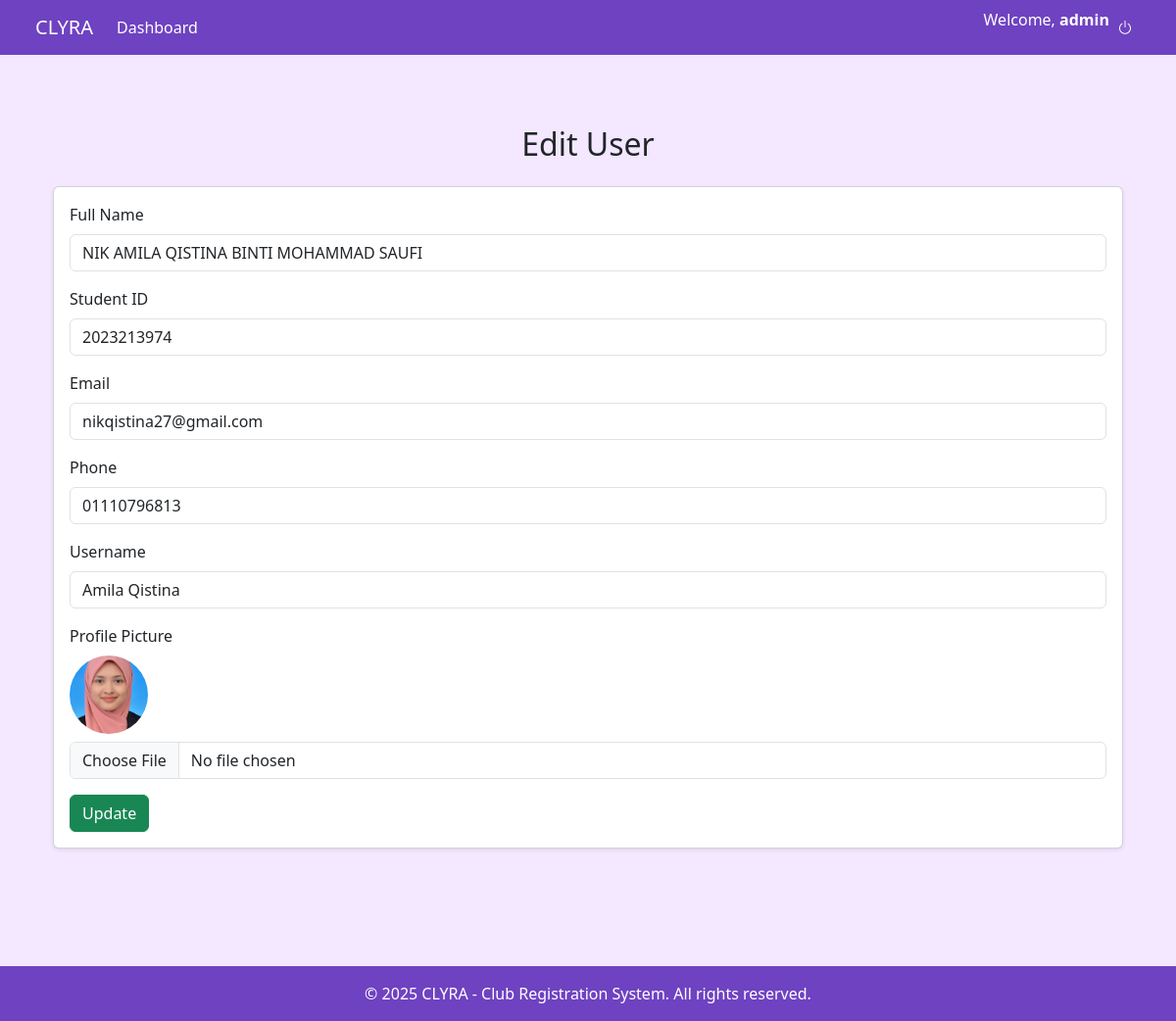
Page /admin_edit_user.php?id=1 (signed in) on the committed database.
### tables this page shows
CREATE TABLE `users` (
  `id` int(11) NOT NULL,
  `full_name` varchar(100) NOT NULL,
  `student_id` varchar(20) NOT NULL,
  `email` varchar(100) NOT NULL,
  `phone` varchar(20) NOT NULL,
  `username` varchar(50) NOT NULL,
  `password` varchar(255) NOT NULL,
  `picture` varchar(255) DEFAULT NULL,
  `role` enum('student','admin') DEFAULT 'student'
);

### admin_edit_user.php (the view, shortened to what this page needs)
<?php
include 'db.php';
include 'header.php';
$id = intval($_GET['id']);
$stmt = $conn->prepare("SELECT * FROM users WHERE id = ?");
$stmt->bind_param("i", $id);
$stmt->execute();
$user = $stmt->get_result()->fetch_assoc();
?>
<div class="container py-5">
  <h2 class="text-center text-dark mb-4">Edit User</h2>
  <div class="card shadow-sm">
    <div class="card-body">
      <form method="POST" enctype="multipart/form-data">
        <div class="mb-3">
          <label class="form-label">Full Name</label>
          <input type="text" name="full_name" class="form-control" value="<?= htmlspecialchars($user['full_name']) ?>" required>
        </div>
        <div class="mb-3">
          <label class="form-label">Student ID</label>
          <input type="text" name="student_id" class="form-control" value="<?= htmlspecialchars($user['student_id']) ?>" required>
        </div>
        <div class="mb-3">
          <label class="form-label">Email</label>
          <input type="email" name="email" class="form-control" value="<?= htmlspecialchars($user['email']) ?>" required>
        </div>
        <div class="mb-3">
          <label class="form-label">Phone</label>
          <input type="text" name="phone" class="form-control" value="<?= htmlspecialchars($user['phone']) ?>" required>
        </div>
        <div class="mb-3">
          <label class="form-label">Username</label>
          <input type="text" name="username" class="form-control" value="<?= htmlspecialchars($user['username']) ?>" required>
        </div>
        <div class="mb-3">
          <label class="form-label">Profile Picture</label><br>
          <img src="uploads/<?= htmlspecialchars($user['picture']) ?>" class="mb-2" style="width: 80px; height: 80px; border-radius: 50%; object-fit: cover;">
          <input type="file" name="picture" class="form-control">
        </div>
        <button type="submit" class="btn btn-success">Update</button>
      </form>
    </div>
  </div>
</div>
<?php include 'footer.php'; ?>

### header.php (style rules this page uses)
body { background-color: #f3e8ff; }

### rows in the picture
users: full_name "NIK AMILA QISTINA BINTI MOHAMMAD SAUFI", student_id "2023213974", email "nikqistina27@gmail.com", phone "01110796813", username "Amila Qistina", picture (picture)

### other values in the picture
$_SESSION['username'] "admin"
